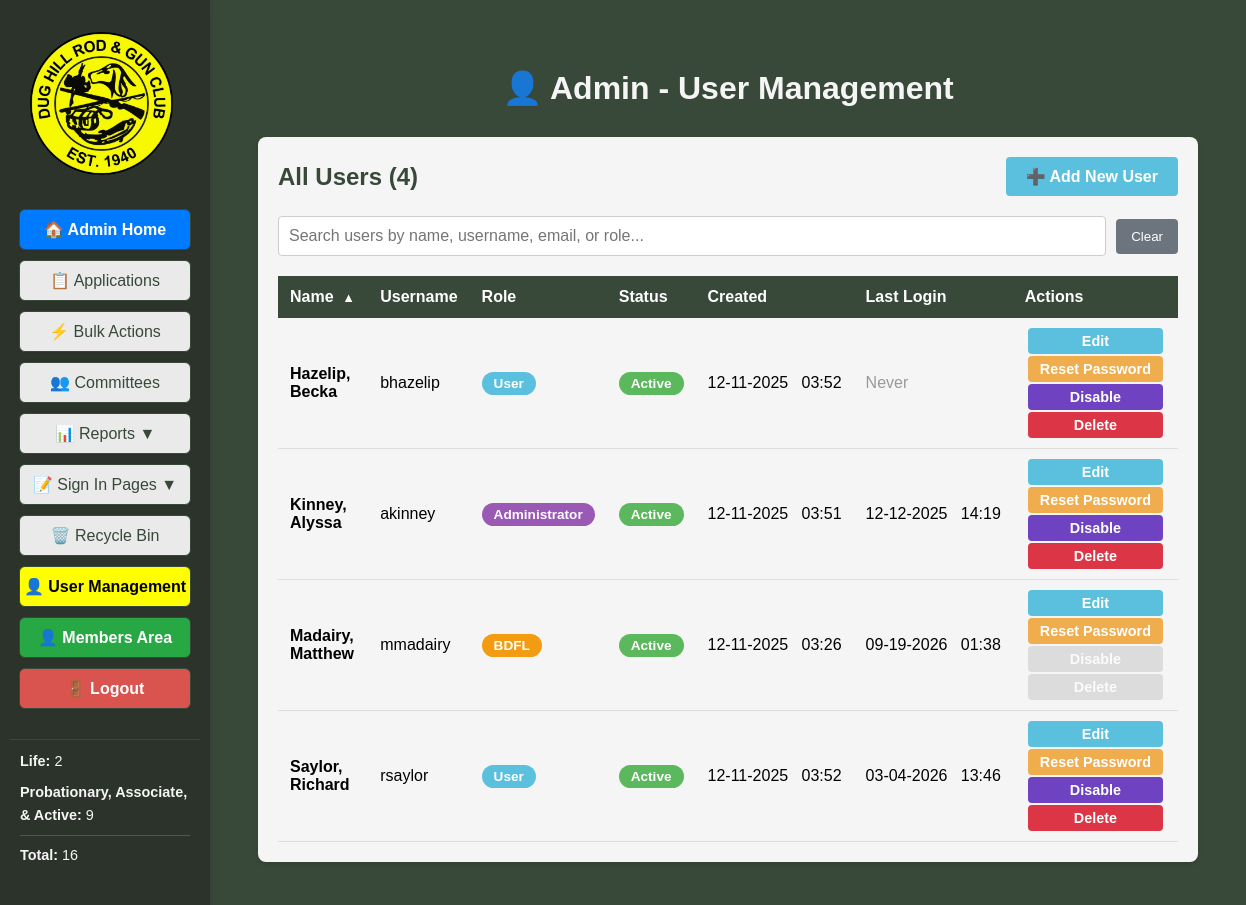
/admin/users (signed in), run on an earlier commit of the app's database.
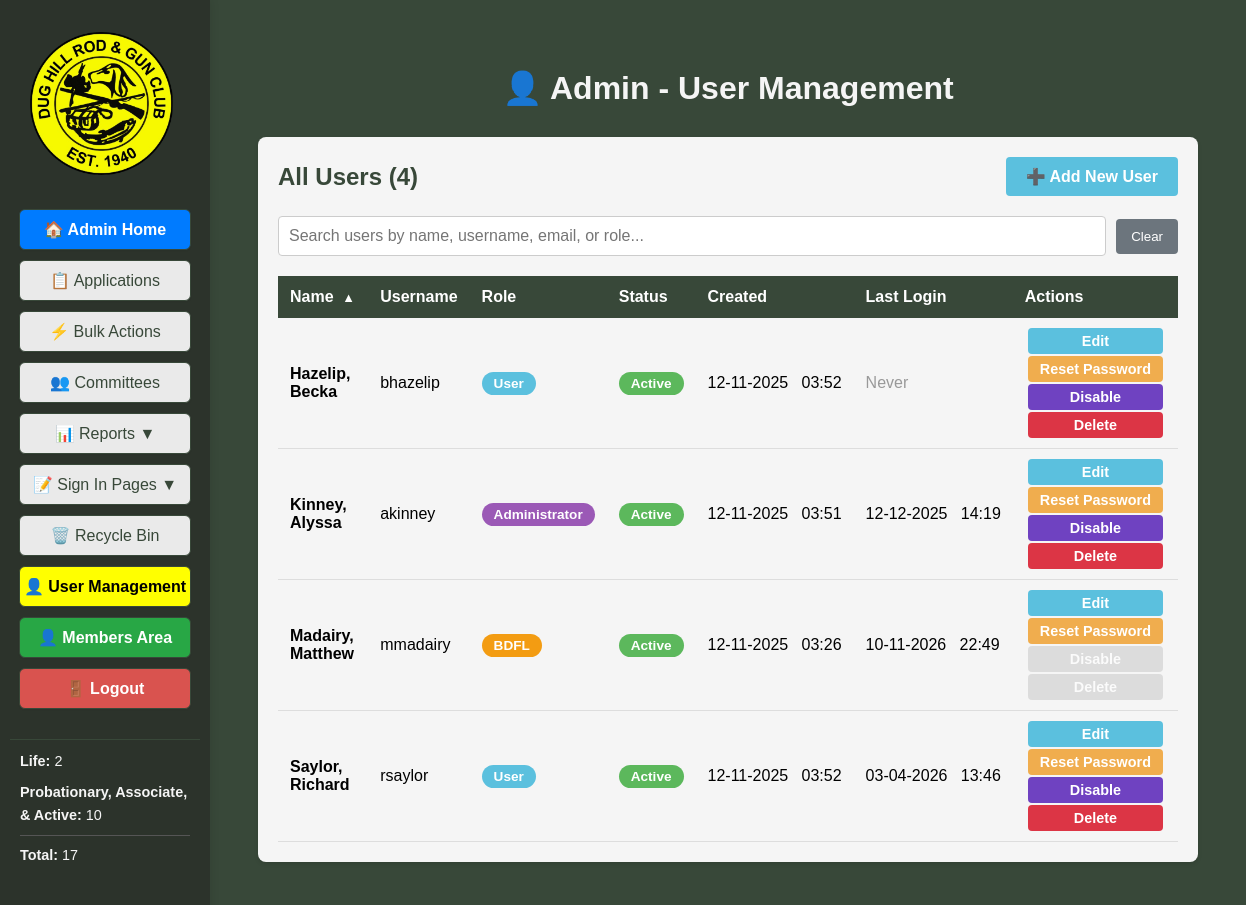
And on a later commit of the database.
### tables this page shows
CREATE TABLE users (
            id INTEGER PRIMARY KEY AUTOINCREMENT,
            username TEXT UNIQUE NOT NULL,
            name TEXT,
            password_hash TEXT NOT NULL,
            email TEXT UNIQUE NOT NULL,
            created_at TEXT NOT NULL,
            is_active INTEGER DEFAULT 1,
            role TEXT DEFAULT 'User',
            must_change_password INTEGER DEFAULT 0
        , failed_login_attempts INTEGER DEFAULT 0, locked_until TEXT, last_login TEXT, last_password_change TEXT, reset_token TEXT, reset_token_expires TEXT);

### DH_DB_Webapp/app.py (the view, shortened to what this page needs)
@app.route('/admin/users', methods=['GET', 'POST'])
@login_required
@admin_required
def admin_users():
	all_users = [dict(user) for user in database.get_all_users()]
	for user in all_users:
		member = database.get_member_by_email(user['email'])
		user['member_id'] = member['id'] if member else None
	member_stats = get_member_stats()
	pending_applications = get_pending_application_count()
	return render_template('admin_users.html', users=all_users, active_page='admin_users', member_stats=member_stats, pending_applications=pending_applications)

### DH_DB_Webapp/app.py (called while the page is built)
def register_context_processors(app):
	@app.context_processor
	def inject_applications():
		try:
			from flask_login import current_user
			import database
			if current_user.is_authenticated and current_user.is_admin_or_bdfl():
				applications = database.get_all_applications(status='pending')
			else:
				applications = []
		except Exception:
			applications = []
		return dict(applications=applications)

@app.before_request
def exempt_csrf_for_event_signin():
    if request.endpoint == 'event_signin_submit':
        g.csrf_validated = True

def format_name_last_first(value):
    if not value or value == '-':
        return value or '-'
    try:
        parts = value.strip().split()
        if len(parts) >= 2:
            last_name = parts[-1]
            first_middle = ' '.join(parts[:-1])
            return f"{last_name}, {first_middle}"
        else:
            return value
    except Exception:
        return value

def get_pending_application_count():
	try:
		applications = database.get_all_applications(status='pending')
		return len(applications)
	except:
		return 0

    @property
    def is_active(self):
        return self._is_active

### DH_DB_Webapp/templates/admin_users.html (shortened to what the changed rows need)
<!DOCTYPE html>
<html>
<head>
</head>
<body style="background-color:#384839; font-family:Arial, Helvetica, sans-serif;">
    <div style="display:flex; flex-direction:row;">
        <div style="position:fixed; top:0; left:0; height:100vh; width:210px; background-color:#2c332b; display:flex; flex-direction:column; align-items:center; padding-top:120px; z-index:100; box-shadow:2px 0 8px rgba(0,0,0,0.08); overflow-y:auto;">
            <div style="width:170px; margin-top:20px; padding:10px; border-top:1px solid #384839;">
                <div style="color:#f5f5f5; font-size:0.9em; line-height:1.6; text-align:left;">
                    <div style="margin-bottom:8px;"><strong>Life:</strong> {{ member_stats.life_members }}</div>
                    <div style="margin-bottom:8px;"><strong>Probationary, Associate, & Active:</strong> {{ member_stats.voting_members }}</div>
                    <div style="border-top:1px solid #555; padding-top:8px;"><strong>Total:</strong> {{ member_stats.total_members }}</div>
                </div>
            </div>
        </div>
        <div style="flex:1; margin-left:210px; padding:40px;">
            <h1 style="color:#f5f5f5; text-align:center; margin-bottom:30px;">👤 Admin - User Management</h1>
            <div class="user-table" style="margin-top:30px; margin-bottom:30px;">
                <div style="display:flex; justify-content:space-between; align-items:center; margin-bottom:20px;">
                    <h2 style="color:#384839; margin:0;">All Users ({{ users|length }})</h2>
                </div>
                <table>
                    <thead>
                        <tr>
                            <th>Name</th>
                            <th>Username</th>
                            <th>Role</th>
                            <th>Status</th>
                            <th>Created</th>
                            <th>Last Login</th>
                            <th class="not-sortable">Actions</th>
                        </tr>
                    </thead>
                    <tbody>
                        {% for user in users %}
                        {% if user.member_id %}
                        <tr class="user-row" onclick="window.location.href='{{ url_for('member_details', member_id=user.member_id) }}'" style="cursor: pointer;">
                        {% else %}
                        <tr class="user-row">
                        {% endif %}
                            <td><strong>{{ user.name | format_name_last_first if user.name else '-' }}</strong></td>
                            <td>{{ user.username }}</td>
                            <td>
                                <span class="role-badge role-{{ user.role|lower }}">{{ user.role }}</span>
                            </td>
                            <td>
                                <span class="status-badge status-{{ 'active' if user.is_active else 'inactive' }}">{{ 'Active' if user.is_active else 'Inactive' }}</span>
                            </td>
                            <td>{{ user.created_at[5:7] }}-{{ user.created_at[8:10] }}-{{ user.created_at[:4] }}&nbsp;&nbsp;&nbsp;{{ user.created_at[11:16] }}</td>
                            <td>{% if user.last_login %}{{ user.last_login[5:7] }}-{{ user.last_login[8:10] }}-{{ user.last_login[:4] }}&nbsp;&nbsp;&nbsp;{{ user.last_login[11:16] }}{% else %}<span style="color:#999;">Never</span>{% endif %}</td>
                            <td onclick="event.stopPropagation()" style="white-space: nowrap;">
                                <div style="display: flex; flex-direction: column; gap: 2px;">
                                    <button onclick="editUser({{ user.id }})" class="btn-action btn-edit" {% if user.role == 'BDFL' and not current_user.is_bdfl() %}disabled{% endif %}>Edit</button>
                                    <button onclick="resetPassword({{ user.id }}, '{{ user.username }}')" class="btn-action btn-reset" {% if user.role == 'BDFL' and user.id != current_user.id %}disabled{% endif %}>Reset Password</button>
                                    {% if user.is_active %}
                                    <button onclick="toggleUserStatus({{ user.id }}, '{{ user.username }}', false)" class="btn-action btn-disable" {% if user.role == 'BDFL' %}disabled{% endif %}>Disable</button>
                                    {% else %}
                                    <button onclick="toggleUserStatus({{ user.id }}, '{{ user.username }}', true)" class="btn-action btn-enable" {% if user.role == 'BDFL' %}disabled{% endif %}>Enable</button>
                                    {% endif %}
                                    <button onclick="deleteUser({{ user.id }}, '{{ user.username }}')" class="btn-action btn-delete" {% if user.role == 'BDFL' or user.id == current_user.id %}disabled{% endif %}>Delete</button>
                                </div>
                            </td>
                        </tr>
                        {% endfor %}
                    </tbody>
                </table>
            </div>
        </div>
    </div>
</body>
</html>

What changed in the data, as far as the page shows it:
changed users "Madairy, Matthew": last_login "09" → "10"; last_login "19" → "11"; last_login "01:38" → "22:49"
Also different on the page:
{{ member_stats.voting_members }}: "9" → "10"
{{ member_stats.total_members }}: "16" → "17"
